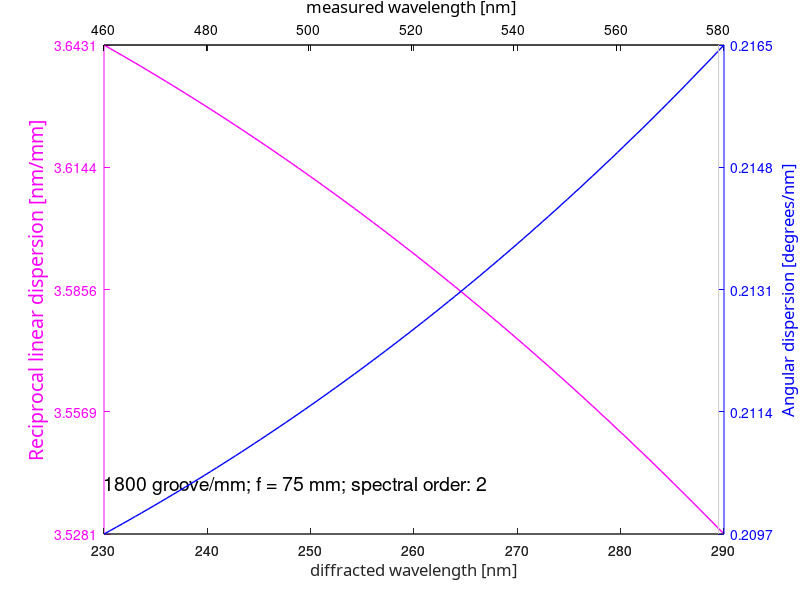

Here is the MATLAB script that generated this plot:
% calculation of linear dispersion caused by a f = 250 mm monochromator equipped with a d = 1200
% groove/mm grating
% reference:
% http://www.tau.ac.il/~phchlab/experiments/hydrogen/diffraction_gratings.h
% tm
% Newport: Diffraction Grating Handbook

m = +2;
G = 1800; % [groove/mm]
d = 1/G; % [mm/groove]
d_SI = 1/(G*1e3); % [m/groove]
N=100;
% lambda_min=2.3e-7;
% lambda_max=2.9e-7;
lambda_min=2.3e-7;
lambda_max=2.9e-7;
delta_lambda = (lambda_max-lambda_min)/(N-1);
lambda = lambda_min:delta_lambda:lambda_max; % diffracted wavelengths in [m]

f = 75; % [mm]
Kappa = 15;
Kappa_rad = Kappa/180*pi;

% SONY ILX511: linear array of 2048 pixels, 14 um/pixel, 28.6720 mm total length of array

Phi = asin(m*lambda/(2*d_SI*cos(Kappa_rad))) *180/pi;
Alpha = Kappa+Phi;
Beta = Phi-Kappa;
beta_g = asin(m*lambda./d_SI-sin(Alpha/180*pi));
% % diffraction angle in Littrow configuration
% beta_L = asin(m*lambda/(2*d_SI));

% angular dispersion [d(beta)/d(lambda)]
ang_disp = (sin(Alpha/180*pi)+sin(Beta/180*pi))./(lambda.*cos(Beta/180*pi)); % [rad/m]

% ang_disp_L = m./(2*d_SI*cos(beta_L));
% ang_disp2_L = m/(2*d_SI)*1./sqrt(1-(m*lambda./(2*d_SI)).^2);

% reciprocal linear dispersion
rld = d*cos(Beta*pi/180)/(abs(m)*f);
rld_g = d*cos(beta_g)/(abs(m)*f);

% figure;
% [AX, H1, H2] = plotyy (lambda*1e9, rld*1e6, lambda*1e9, ang_disp*180*1e-9/pi);
% set (get(AX(1), 'Ylabel'), 'String', 'Reciprocal linear dispersion [nm/mm]', 'fontname', 'verdana', 'fontsize', 14, 'color', 'magenta');
% set (get(AX(2), 'Ylabel'), 'String', 'Angular dispersion [degrees/nm]', 'fontname', 'verdana', 'fontsize', 12, 'color', 'blue');
% set (AX(1), 'Ycolor', 'magenta');
% set (AX(2), 'Ycolor', 'blue');
% set(H1, 'Linestyle', '-', 'Linewidth', 1, 'Color', 'magenta');
% set(H2, 'Linestyle', '-', 'Linewidth', 1, 'Color', 'blue');
% % set(AX,'xlim',[nu_lim1, nu_lim2]);
% %xlim ([nu_lim1 nu_lim2]);
% xlabel('Wavelength [nm]', 'fontname', 'verdana', 'fontsize', 12);
% title([num2str(G),' groove/mm;',' f = ' num2str(f), ' mm'], 'Fontsize', 14)

figure;
[AX, H1, H2] = plotyy (lambda*1e9, rld*1e6, lambda*1e9, ang_disp*180*1e-9/pi);
set (get(AX(1), 'Ylabel'), 'String', 'Reciprocal linear dispersion [nm/mm]', 'fontname', 'verdana', 'fontsize', 14, 'color', 'magenta');
set (get(AX(2), 'Ylabel'), 'String', 'Angular dispersion [degrees/nm]', 'fontname', 'verdana', 'fontsize', 12, 'color', 'blue');
set (AX(1), 'Ycolor', 'magenta','Ylim',[min(rld)*1e6,max(rld)*1e6],'Ytick',[min(rld)*1e6:(max(rld)-min(rld))*1e6/4:max(rld)*1e6]);
set (AX(2), 'Ycolor', 'blue','Ylim',[min(ang_disp)*180*1e-9/pi,max(ang_disp)*180*1e-9/pi],'Ytick',[min(ang_disp)*180*1e-9/pi:(max(ang_disp)-min(ang_disp))*180*1e-9/pi/4:max(ang_disp)*180*1e-9/pi]);
set(H1, 'Linestyle', '-', 'Linewidth', 1, 'Color', 'magenta');
set(H2, 'Linestyle', '-', 'Linewidth', 1, 'Color', 'blue');
% set(AX,'xlim',[nu_lim1, nu_lim2]);
%xlim ([nu_lim1 nu_lim2]);
xlabel(AX(1),'diffracted wavelength [nm]', 'fontname', 'verdana', 'fontsize', 12);
text(lambda(1)*1e9,(.1*(max(rld)-min(rld))+min(rld))*1e6,[num2str(G),' groove/mm;',' f = ' num2str(f), ' mm;',' spectral order: ',num2str(m)], 'Fontsize', 14)

AXpos=get(AX,'Position');
ax2 = axes('Position',AXpos{1},'XAxisLocation','top','YAxisLocation','right','Color','none','XColor','k','YColor',[.8,.8,.8],'Visible','on','Ytick',[]);
hl2 = line(lambda*1e9*abs(m), rld*1e6,'Color','g','Parent',ax2,'LineStyle','none');
xlabel(ax2,'measured wavelength [nm]', 'fontname', 'verdana', 'fontsize', 12);
% If the ruling of the grating is 1200/mm, and the focal length is f = 240
% mm, an individual stage of the monochromator produces 3.4 nm/mm
% reciprocal linear dispersion. Two identical cascaded stages in the additive mode
% (CVI DK242) then produces 1(1/3.4 + 1/3.4) = 3.4/2 = 1.7 nm/mm.
% Provided the entrance slit width is equal to the detector pixel width and is equal to 11 micron (assuming that the fill factor is 100%),
% and the imaging is 1:1, one can achieve a spectral resolution of 0.2
% Angstrom. If the slit width is greater than the pixel width by a factor
% of two, then the spectral resolution is halved (0.4 Angstrom)